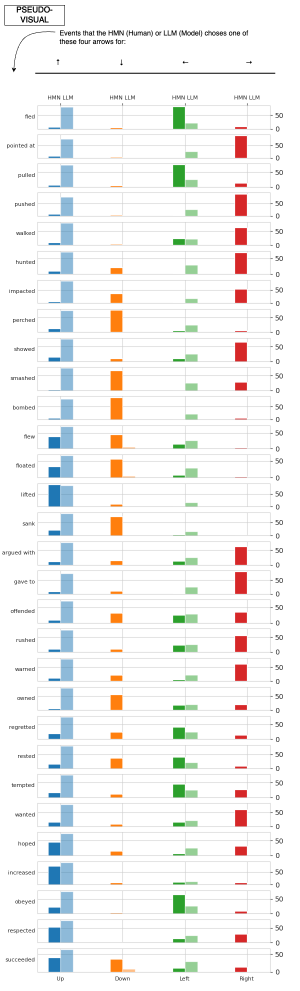
#> input picture images/PSEUDO-VISUAL/PSEUDO-VISUAL_GPT-3-base_Choices.png, 600 x 1981 px (shown at 1/2 size); its folder holds only this picture in this run
$ python lister.py
#> lines starting #> are read from the running program, lines starting #| are printed output that depends on the picture
import os

def extract_model_name(file_name):
    return file_name.split('_')[1]

images_folder = "images"  # Update the path to your images folder

models = {condition: [extract_model_name(file) for file in os.listdir(os.path.join(images_folder, condition)) if file.endswith("_Choices.png")] for condition in os.listdir(images_folder) if os.path.isdir(os.path.join(images_folder, condition))}

for condition, model_list in models.items():
    print(f'{condition}: {model_list}')


# define a variable "cut"
cut = 210
# cut the same amount off the top and bottom of each image
# it should be a total of 400 pixels

from PIL import Image

for condition, model_list in models.items():
    for model in model_list:
        image = Image.open(os.path.join(images_folder, condition, f'{condition}_{model}_Choices.png'))
#> image is the input picture: PIL image 600x1981 RGB; mean R, G, B 243.8, 243.7, 242.9
        width, height = image.size
#> width = 600; height = 1981
        image = image.crop((0, cut, width, height - cut))
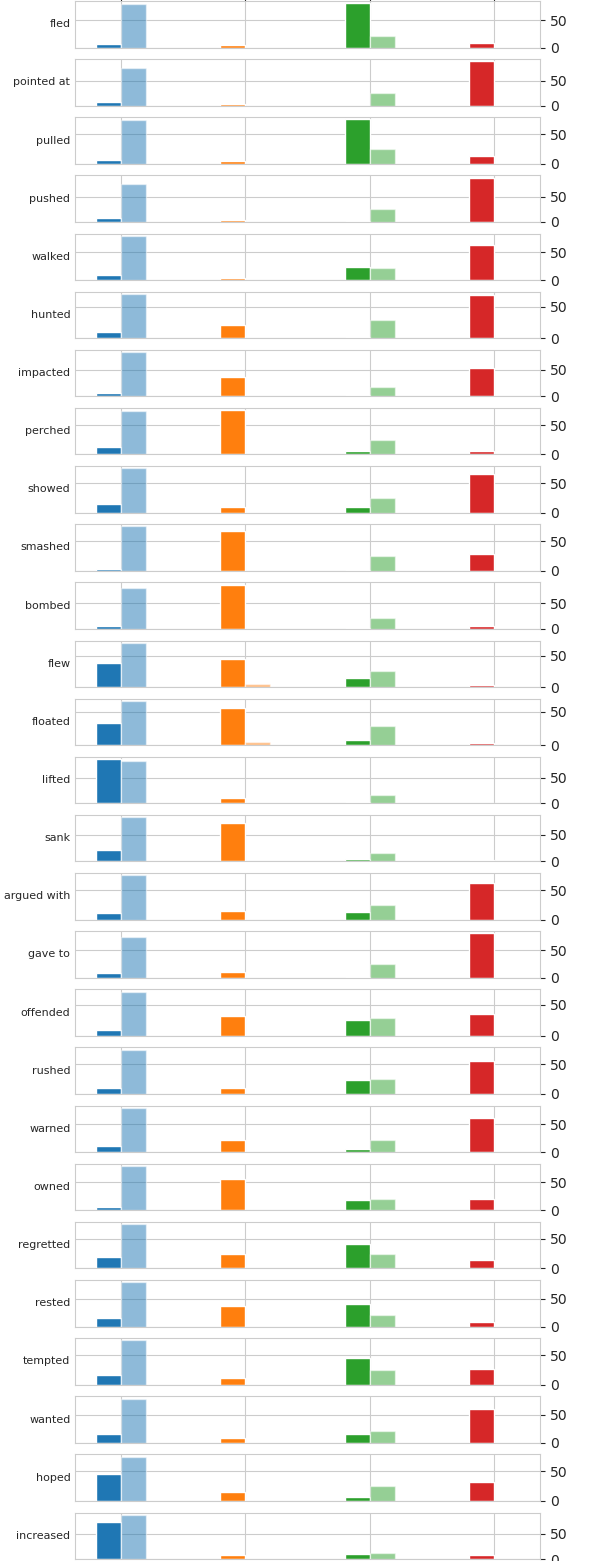
#> image: PIL image 600x1561 RGB; mean R, G, B 243.7, 243.3, 242.3
        image.save(os.path.join(images_folder, condition, f'{condition}_{model}_Choices.png'))
        print(f'{condition}_{model}_Choices.png has been cropped and saved')
#> pass 2 of the loop `for condition, model_list in models.items():`:
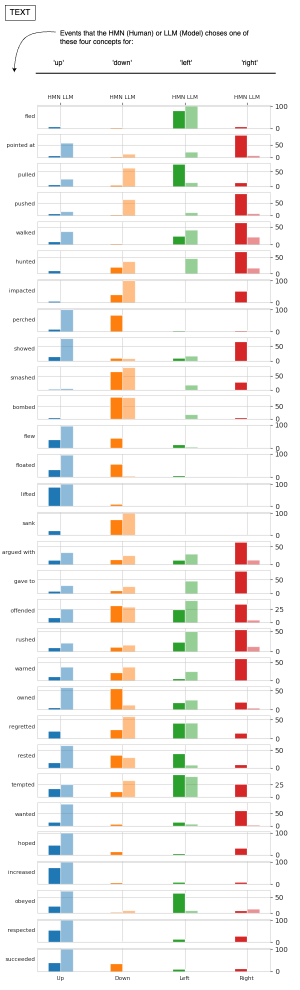
#> input picture images/TEXT/TEXT_GPT-3-base_Choices.png, 600 x 1980 px (shown at 1/2 size)
#> image is the input picture: PIL image 600x1980 RGB; mean R, G, B 244.9, 243.6, 241.7
#> `image = image.crop((0, cut, width, height - cut))`:
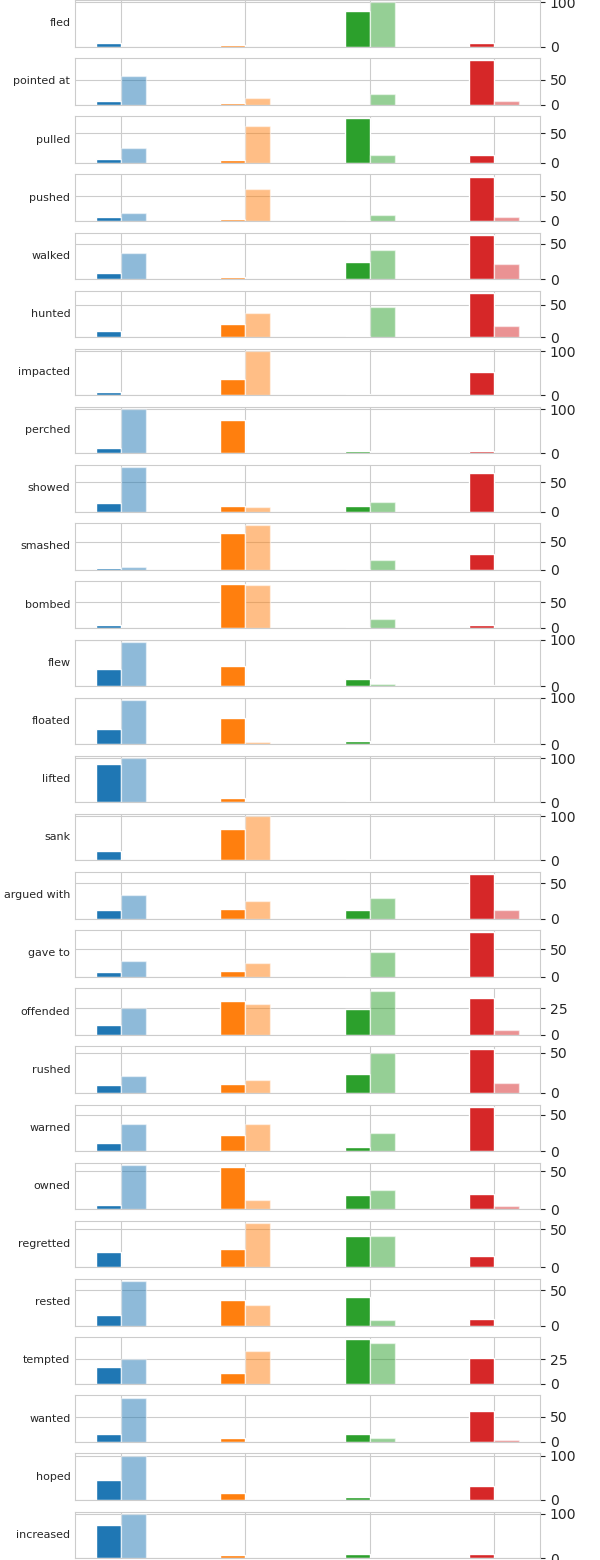
#> image: PIL image 600x1560 RGB; mean R, G, B 244.8, 242.8, 240.5

# add header_text.png in the TEXT subfolder to the top of each image in the TEXT subfolder
# add header_pseudo.png in the PSEUDO-VISUAL subfolder to the top of each image in the PSEUDO-VISUAL subfolder
# add header_visual.png in the VISUAL subfolder to the top of each image in the VISUAL subfolder

for condition, model_list in models.items():
    for model in model_list:
        image = Image.open(os.path.join(images_folder, condition, f'{condition}_{model}_Choices.png'))
#> (the run stopped early here; a loop or call above may not have finished)
